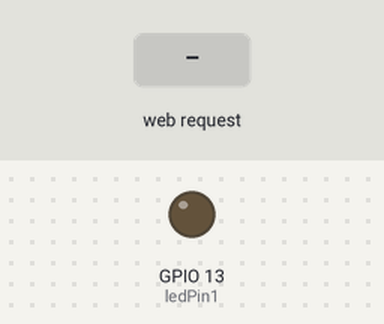
A sketch run on a simulated ESP8266 (NodeMCU). Parts: output pins drawn as LEDs (lit = HIGH). The test bench sets the inputs (shaded band). WiFi joins after 1.5 s; servers stay silent unless stated; what the sketch prints to the serial monitor is not drawn.

Above: at 2.7 s.
2.8 s: HTTP request GET /LED1=ON received
At 3.9 s:
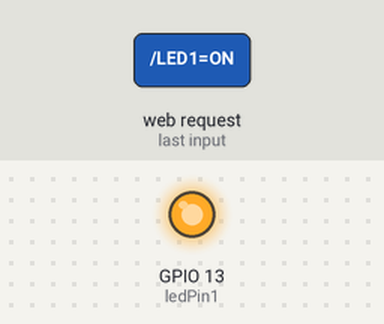
4.3 s: HTTP request GET /LED1=OFF received
At 5.0 s:
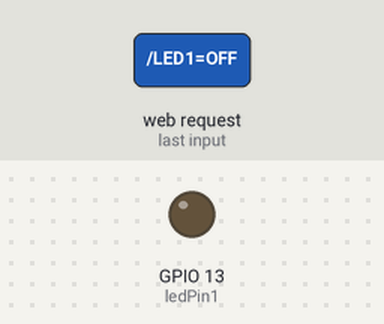
Timing chart, 0 to 7.3 s (numbered marks = the images above; inputs shaded):
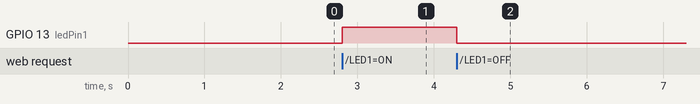

Measured:
- after the input at 2.8 s, GPIO 13 (ledPin1): LOW → HIGH at once
- after the input at 4.3 s, GPIO 13 (ledPin1): HIGH → LOW at once

The sketch:

wifiLED.ino
```cpp
#include <ESP8266WiFi.h>

const char* ssid = "abcd";//put the wifi id here
const char* password = "nishan123";//password
int ledPin1 = 13; // GPIO13-D7
WiFiServer server(80);
void setup() {
  Serial.begin(115200);
  delay(10);
  pinMode(ledPin1, OUTPUT);
  digitalWrite(ledPin1, LOW);

  // Connect to WiFi network
  Serial.println();
  Serial.println();
  Serial.print("Connecting to ");
  Serial.println(ssid);

  WiFi.begin(ssid, password);

  while (WiFi.status() != WL_CONNECTED) {
    delay(500);
    Serial.print(".");
  }
  Serial.println("");
  Serial.println("WiFi connected");
  server.begin();
  Serial.println("Server started");
  Serial.print("Use this URL to connect: ");
  Serial.print("http://");
  Serial.print(WiFi.localIP());
  Serial.println("/");

}
void loop() {
  // Check if a client has connected
  WiFiClient client = server.available();
  if (!client) {
    return;
  }
  Serial.println("new client");
  while(!client.available()){
    delay(1);
  }
  String request = client.readStringUntil('\r');
  Serial.println(request);
  client.flush();
  if (request.indexOf("/LED1=ON") != -1)  {
    digitalWrite(ledPin1, HIGH);
  }
  if (request.indexOf("/LED1=OFF") != -1)  {
    digitalWrite(ledPin1, LOW);
  }
  client.println("HTTP/1.1 200 OK");
  client.println("Content-Type: text/html");
  client.println(""); //  do not forget this one
  client.println("<!DOCTYPE HTML>");
  client.println("<html>");
  client.println("<br><br>");
  client.print("LED1");
  client.println("<br><br>");
  client.println("<a href=\"/LED1=ON\"\"><button>Turn On </button></a>");
  client.println("<a href=\"/LED1=OFF\"\"><button>Turn Off </button></a><br />");
  client.println("<br><br>");
 client.println("</html>");
  delay(1);
  Serial.println("Client disonnected");
  Serial.println("");
}
```
